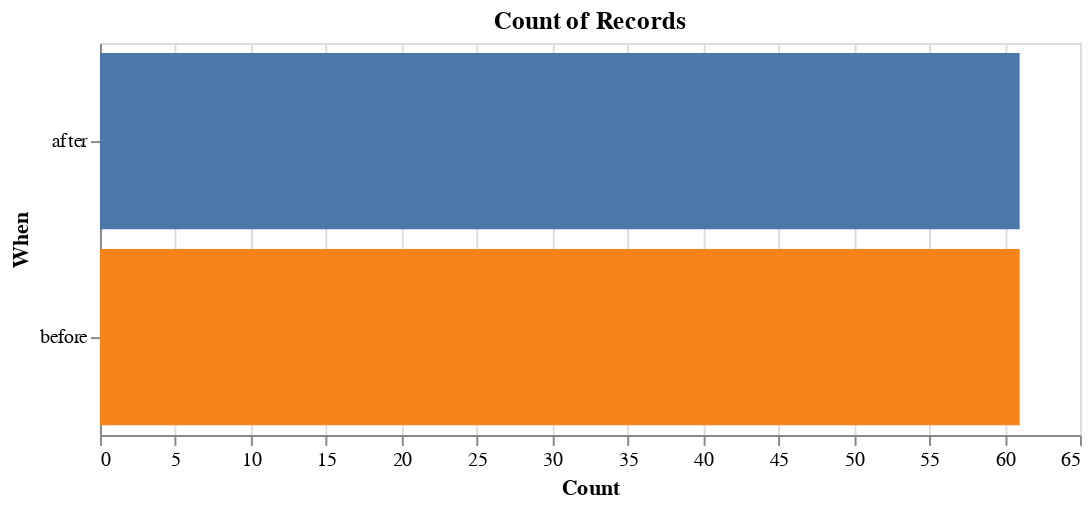

Notebook cell for this chart:
### Code cell
chart3 = alt.Chart(df).mark_bar().encode(
    x=alt.X('count():Q', title='Count'),  
    y=alt.Y('when:N', title='When'),      
    color=alt.Color('when:N', legend=None)
).properties(
    title='Count of Records',  
    width=500,
    height=200
)

chart3

### Figure 1 — Vega specification as saved in the notebook (floating-point values rounded to 4 significant figures)
{"$schema": "https://vega.github.io/schema/vega/v6.json", "data": [{"name": "source_0", "values": [{"__count": 61, "when": "after"}, {"__count": 61, "when": "before"}]}, {"name": "source_0_x_domain___count", "values": [{"min": 61, "max": 61}]}, {"name": "source_0_y_domain_when", "values": [{"when": "after"}, {"when": "before"}]}, {"name": "source_0_color_domain_when", "values": [{"when": "after"}, {"when": "before"}]}], "marks": [{"type": "rect", "name": "marks", "from": {"data": "source_0"}, "encode": {"update": {"fill": {"field": "when", "scale": "color"}, "x": {"field": "__count", "scale": "x"}, "x2": {"value": 0, "scale": "x"}, "y": {"field": "when", "scale": "y"}, "height": {"signal": "max(0.25, bandwidth('y'))"}}}, "style": ["bar"]}], "scales": [{"name": "x", "type": "linear", "domain": [{"signal": "(data(\"source_0_x_domain___count\")[0] || {}).min"}, {"signal": "(data(\"source_0_x_domain___count\")[0] || {}).max"}], "range": [0, {"signal": "width"}], "zero": true, "nice": true}, {"name": "y", "type": "band", "domain": {"data": "source_0_y_domain_when", "field": "when", "sort": true}, "range": [0, {"signal": "height"}], "paddingOuter": 0.05, "paddingInner": 0.1}, {"name": "color", "type": "ordinal", "domain": {"data": "source_0_color_domain_when", "field": "when", "sort": true}, "range": "category"}], "axes": [{"scale": "x", "orient": "bottom", "aria": false, "domain": false, "labels": false, "maxExtent": 0, "gridScale": "y", "grid": true, "tickCount": {"signal": "ceil(width/40)"}, "minExtent": 0, "zindex": 0, "ticks": false}, {"scale": "x", "labelFlush": true, "orient": "bottom", "grid": false, "zindex": 0, "tickCount": {"signal": "ceil(width/40)"}, "labelOverlap": true, "title": "Count"}, {"scale": "y", "title": "When", "orient": "left", "zindex": 0, "grid": false}], "title": {"text": "Count of Records", "frame": "group"}, "background": "white", "padding": 5, "style": "cell", "height": 200, "width": 500}
